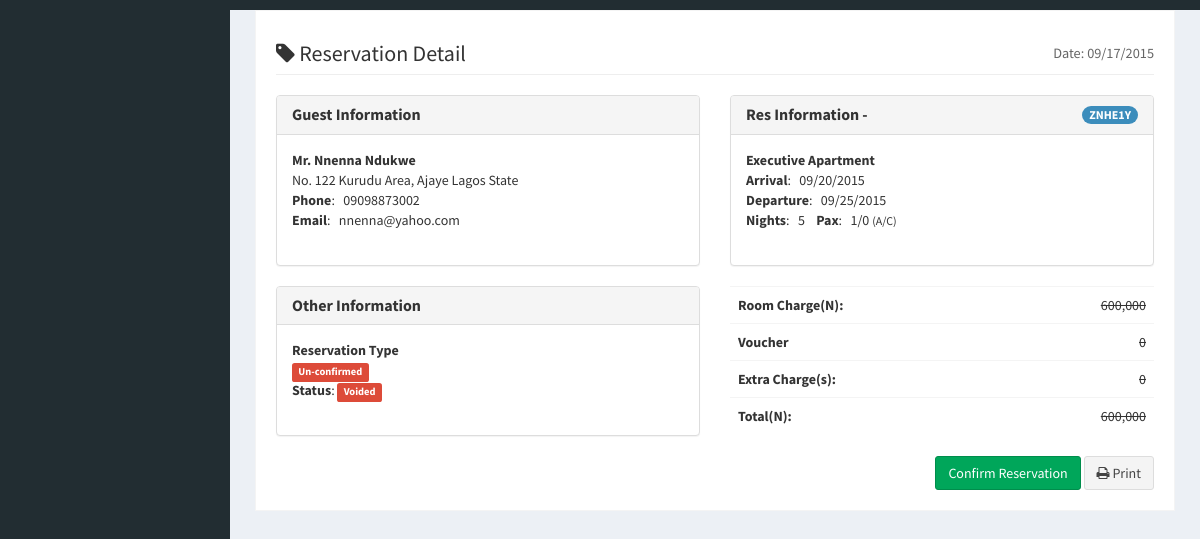
The page /HotelMgrSoftware/dashboard/res_detail.php?res=1 (signed in) on the database its author committed.
### tables this page shows
CREATE TABLE IF NOT EXISTS `reservations` (
  `id` int(11) NOT NULL AUTO_INCREMENT,
  `res_no` text NOT NULL,
  `title` text NOT NULL,
  `guest_nm` text NOT NULL,
  `phone` text NOT NULL,
  `email` text NOT NULL,
  `addr` text NOT NULL,
  `arr` text NOT NULL,
  `dept` text NOT NULL,
  `nights` int(11) NOT NULL,
  `pax` int(11) NOT NULL,
  `adult` int(11) NOT NULL,
  `child` int(11) NOT NULL,
  `room` int(11) NOT NULL,
  `no_of_rm` int(11) NOT NULL,
  `source` text NOT NULL,
  `rate` double NOT NULL,
  `vou` text NOT NULL,
  `vou_rate` double NOT NULL,
  `extra` double NOT NULL,
  `status` tinyint(1) NOT NULL DEFAULT '0',
  `void` tinyint(1) NOT NULL DEFAULT '0',
  `cancel` tinyint(1) NOT NULL DEFAULT '0',
  `ip` text NOT NULL,
  `rev_date` text NOT NULL,
  `month` text NOT NULL,
  `year` text NOT NULL,
  `xdate` timestamp NOT NULL DEFAULT CURRENT_TIMESTAMP,
  PRIMARY KEY (`id`)
);

CREATE TABLE IF NOT EXISTS `room_type` (
  `id` int(11) NOT NULL AUTO_INCREMENT,
  `type_nm` text NOT NULL,
  `m_adult` int(11) NOT NULL,
  `m_child` int(11) NOT NULL,
  `amenities` text NOT NULL,
  `descr` text NOT NULL,
  `rack_rate` double NOT NULL,
  `promo_rate` double NOT NULL,
  `featured` tinyint(1) NOT NULL DEFAULT '0',
  `status` int(11) NOT NULL,
  `sort` int(11) NOT NULL DEFAULT '0',
  `xdate` timestamp NOT NULL DEFAULT CURRENT_TIMESTAMP,
  PRIMARY KEY (`id`)
);

### HotelMgrSoftware/dashboard/sublets/general.php (called while the page is built, shortened)
<?php
function get_value_using_id($table, $ser_id, $output){
$rst=mysql_query("SELECT * FROM {$table} WHERE id='$ser_id'")  or
die("Unable to load {$table} table " . mysql_error());
while($row=mysql_fetch_array($rst)){return $row[$output];}}
?>

### HotelMgrSoftware/dashboard/res_detail.php (the view, shortened to what this page needs)
<?php
require('sublets/general.php');
include_once("sublets/headtag.php");
$res=$_GET['res'];
?>
<div class="wrapper">
  <div class="content-wrapper">
		<?php
        $query=mysql_query("SELECT *  FROM reservations WHERE id='$res'") or
		die(mysql_error()); $line="text-decoration:line-through;";
		while($row = mysql_fetch_array($query)){
        ?>
        <section class="invoice">
          <div class="row">
            <div class="col-xs-12">
              <h2 class="page-header">
                <i class="fa fa-tag"></i> Reservation Detail
                <small class="pull-right">Date:  <?php echo $row['rev_date']; ?></small>
              </h2>
            </div>
          </div>
          <div class="row">
          <div class="col-xs-6">
           <div class="panel panel-default">
              <div class="panel-heading">
                <h3 class="panel-title"><strong>Guest Information</strong></h3>
              </div>
              <div class="panel-body">
                <address>
                <strong><?php echo ucwords($row['title'].' '. $row['guest_nm']); ?> </strong><br>
                <?php echo ucwords($row['addr']); ?><br>
                <strong>Phone</strong>: &nbsp;  <?php echo $row['phone']; ?><br/>
                <strong>Email</strong>: &nbsp;  <?php echo $row['email']; ?><br/>
              </address>
              </div>
            </div>
          </div>
          <div class="col-xs-6">
           <div class="panel panel-default">
              <div class="panel-heading">
                <h3 class="panel-title"><strong>Res Information - </strong>
                <span class="badge label-primary pull-right"> <?php echo $row['res_no']; ?></span></h3>
              </div>
              <div class="panel-body">
                <address>
                <strong><?php echo get_value_using_id('room_type', $row['room'], 'type_nm'); ?></strong><br>
                <strong>Arrival</strong>: &nbsp;  <?php echo $row['arr']; ?><br/>
                <strong>Departure</strong>: &nbsp; <?php echo $row['dept']; ?><br/>
                 <strong>Nights</strong>: &nbsp;  <?php echo $row['nights']; ?> &nbsp;&nbsp;
                <strong>Pax</strong>: &nbsp;  <?php echo $row['adult'].'/'.$row['child']; ?> <small>(A/C)</small><br/>
              </address>
              </div>
            </div>
          </div>
          </div>
          <div class="row">
            <div class="col-xs-6">
            <div class="panel panel-default">
              <div class="panel-heading">
                <h3 class="panel-title"><strong>Other Information</strong></h3>
              </div>
              <div class="panel-body">
                <address>
                <strong>Reservation Type</strong><br><?php if($row['status']==1){
					echo '<span class="label label-success">Confirm Booking</span>';}
					else{echo '<span class="label label-danger">Un-confirmed</span>';} ?>
                <br>
                <?php if($row['void']==1){echo '<strong>Status</strong>: <span class="label label-danger">Voided</span>';
				  }elseif($row['cancel']==1 || $row['cancel']==1){echo '<strong>Status</strong>: <span class="label label-warning">Cancelled</span>';}   ?><br/>
              </address>
              </div>
            </div>
            </div>
            <div class="col-xs-6">
              <div class="table-responsive">
                <table class="table">
                  <tr>
                    <th style="width:50%">Room Charge(N):</th>
                    <td style="text-align:right; <?php if($row['void']==1 || $row['cancel']==1){echo $line;} ?> ">
					<?php echo number_format($row['rate']); ?></td>
                  </tr>
                  <tr>
                    <th>Voucher </th>
                    <td style="text-align:right; <?php if($row['void']==1 || $row['cancel']==1){echo $line;} ?> ">
					<?php echo number_format($row['vou_rate']); ?></td>
                  </tr>
                  <tr>
                    <th>Extra Charge(s):</th>
                    <td style="text-align:right; <?php if($row['void']==1 || $row['cancel']==1){echo $line;} ?> ">
					<?php echo number_format($row['extra']); ?></td>
                  </tr>
                  <tr>
                    <th>Total(N):</th>
                    <td style="text-align:right; <?php if($row['void']==1 || $row['cancel']==1){echo $line;} ?> "
					<?php if($row['void']==1 || $row['cancel']==1){echo $line;} ?> >
					<?php echo number_format(($row['rate'] - $row['vou_rate']) + $row['extra']); ?></td>
                  </tr>
                </table>
              </div>
            </div>
          </div>
          <div class="row no-print">
            <div class="col-xs-12">
            <form method="post" class="pull-right">
            <?php if($row['status']==0){ ?>
            <input type="submit" name="confirm_res" class="btn btn-success" value="Confirm Reservation"  />
            <?php } ?>
              <a href="javascript:window.print();" class="btn btn-default"><i class="fa fa-print"></i> Print</a>
            </div>
          </div>
        </section>
        <?php } ?>
  </div>
</div>
<?php include_once("sublets/footag.php"); ?>

### rows shown on the page
reservations: rev_date "09/17/2015", title+guest_nm "Mr. Nnenna Ndukwe", addr "No. 122 Kurudu Area, Ajaye Lagos State", phone "09098873002", email "nnenna@yahoo.com", res_no "ZNHE1Y", room.type_nm "Executive Apartment", arr "09/20/2015", dept "09/25/2015", nights "5", adult "1", child "0", status "Un-confirmed", void "Status", rate "600,000", vou_rate "0", extra "0", ($row['rate'] - $row['vou_rate']) + $row['extra'] "600,000"
